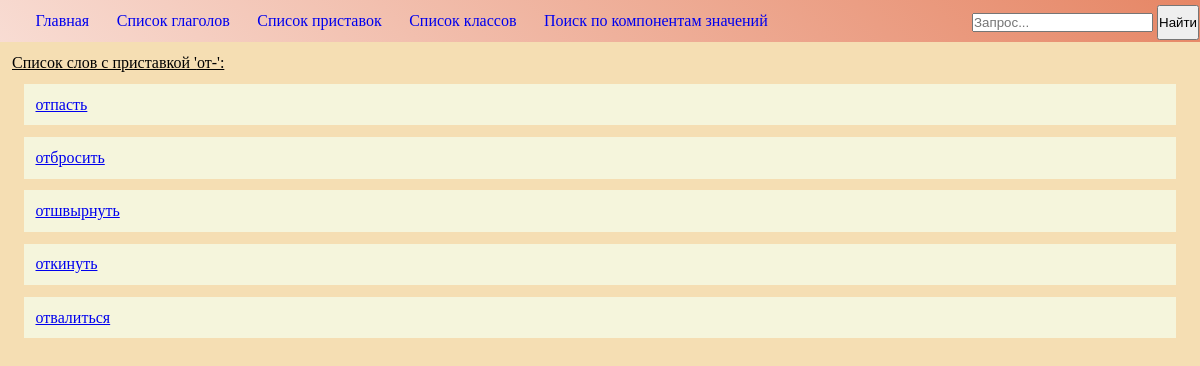
The app's page /prefs/4/wordlist/ with its own data.
### prefs/models.py (models this page shows, shortened)
class Pref(models.Model):
    pref = models.CharField(max_length=10)

### words/models.py (models this page shows, shortened)
class Word(models.Model):
    word = models.CharField(max_length=64)
    pref = models.ForeignKey(Pref, on_delete=models.CASCADE, blank=True, null=True)
    class_name = models.ManyToManyField(Class)
    vocab = models.TextField(blank=True, null=True)

### prefs/views.py (the view)
# urls.py: url(r'^(?P<class_id>[0-9]+)/wordlist/$', views.wordlist, name='wordlist'),
def wordlist(request, pref_id='1'):
    context = {}
    pref = Pref.objects.get(id=pref_id)
    if pref:
        context['pref'] = pref
        context['wordlist'] = Word.objects.filter(pref=pref.id)
    return render(request, 'prefs/wordlist.html', context)

### templates/prefs/wordlist.html (shortened to what this page needs)
{% extends "base.html" %}
{% block content %}
    <p id="meaning">Список слов с приставкой '{{ pref.pref }}':</p>
    {% for word in wordlist %}
     <p class="line"> <a href="{% url 'words:classes' word.id %}" class="element_links">{{ word.word }}</a>
            {% endfor %}</p>
{% endblock %}

### templates/base.html (style rules this page uses)
* { margin: 0; padding: 0; }
body { background-color: wheat; }
.line { display: block; padding: 1%; background-color: beige; margin: 1%; font: serif; }

### templates/prefs/wordlist.html (style rules this page uses)
#meaning { text-decoration: underline; }

### records on screen
Pref: pref "от-"
Word: word "отпасть"
Word: word "отбросить"
Word: word "отшвырнуть"
Word: word "откинуть"
Word: word "отвалиться"
